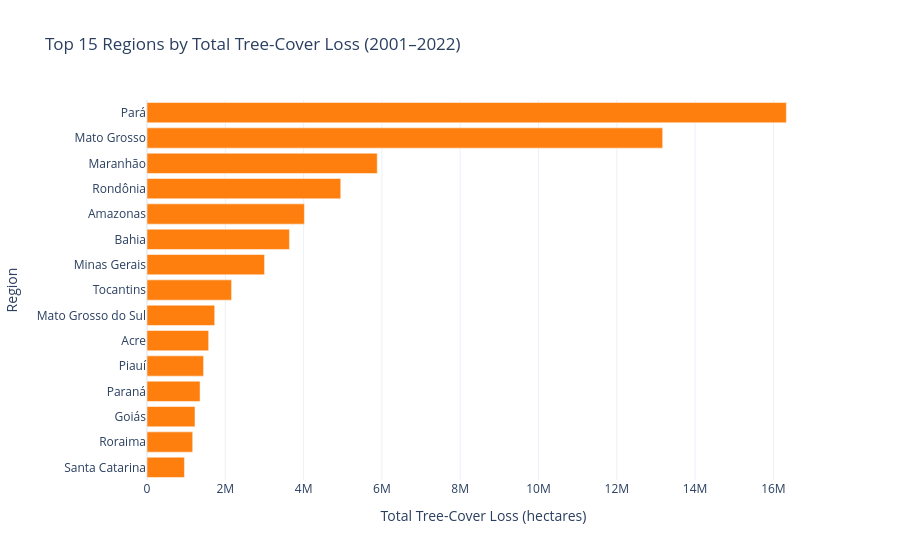

Notebook source saved alongside this figure:
### Markdown cell above
## Top 15 Regions by Total Loss

### Code cell
plot_regional_comparison(processed, top_n=15).show()

### Figure 1 — Plotly figure (JSON) as saved in the notebook; plotly's stock layout.template omitted (floating-point values rounded to 4 significant figures)
{"data": [{"hovertemplate": "Total Tree-Cover Loss (ha)=%{x}<br>Region=%{y}<extra></extra>", "legendgroup": "", "marker": {"color": "#ff7f0e", "pattern": {"shape": ""}}, "name": "", "orientation": "h", "showlegend": false, "textposition": "auto", "type": "bar", "x": [956916, 1167491, 1225816, 1355647, 1445456, 1574809, 1729526, 2159950, 3002582, 3638717, 4020611, 4948995, 5881361, 13171668, 16330101], "xaxis": "x", "y": ["Santa Catarina", "Roraima", "Goiás", "Paraná", "Piauí", "Acre", "Mato Grosso do Sul", "Tocantins", "Minas Gerais", "Bahia", "Amazonas", "Rondônia", "Maranhão", "Mato Grosso", "Pará"], "yaxis": "y"}], "layout": {"barmode": "relative", "legend": {"tracegroupgap": 0}, "title": {"text": "Top 15 Regions by Total Tree-Cover Loss (2001–2022)"}, "xaxis": {"anchor": "y", "domain": [0.0, 1.0], "title": {"text": "Total Tree-Cover Loss (hectares)"}}, "yaxis": {"anchor": "x", "domain": [0.0, 1.0], "title": {"text": "Region"}}}}
